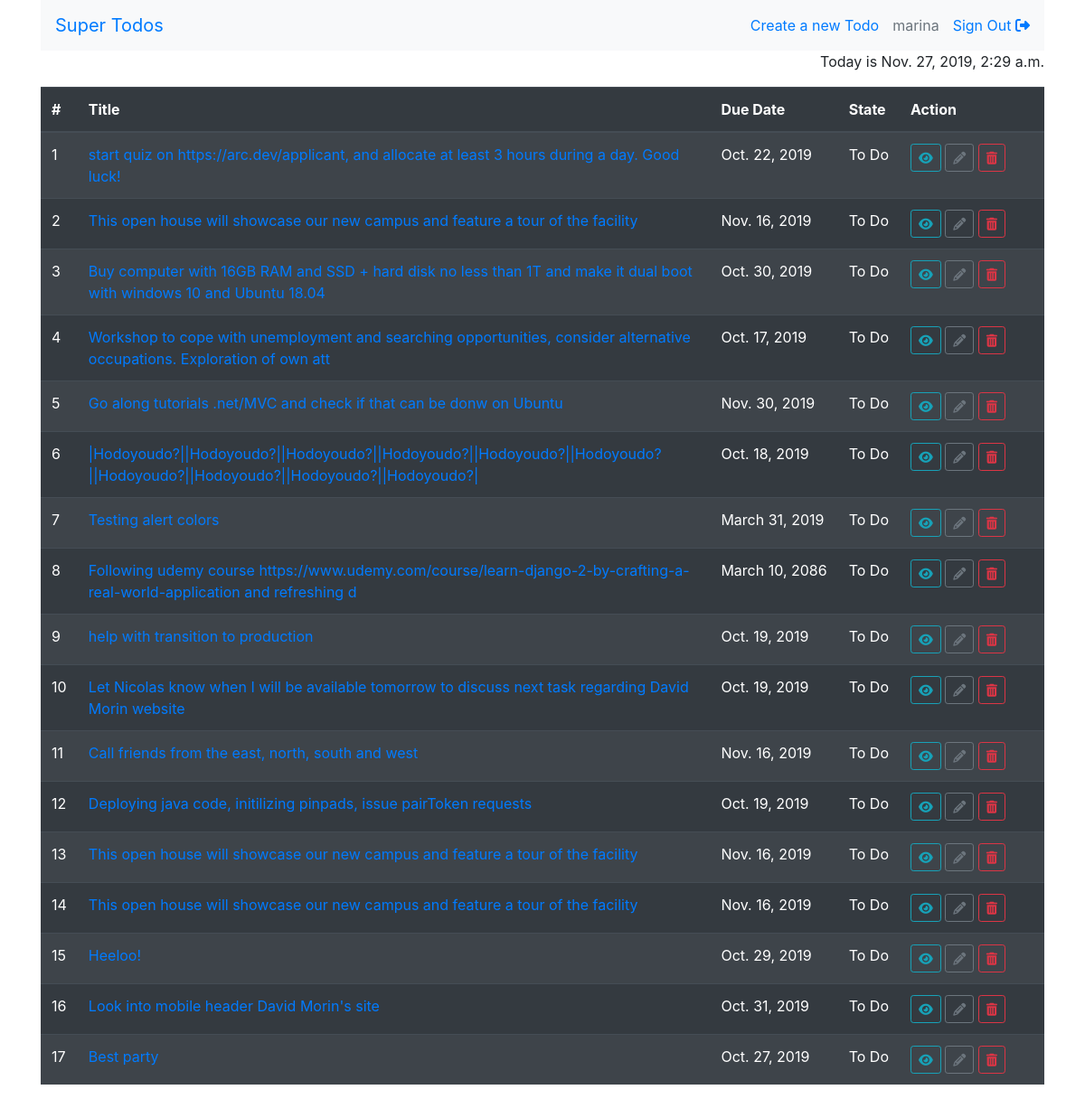
Page / (signed in) on the earlier database version.
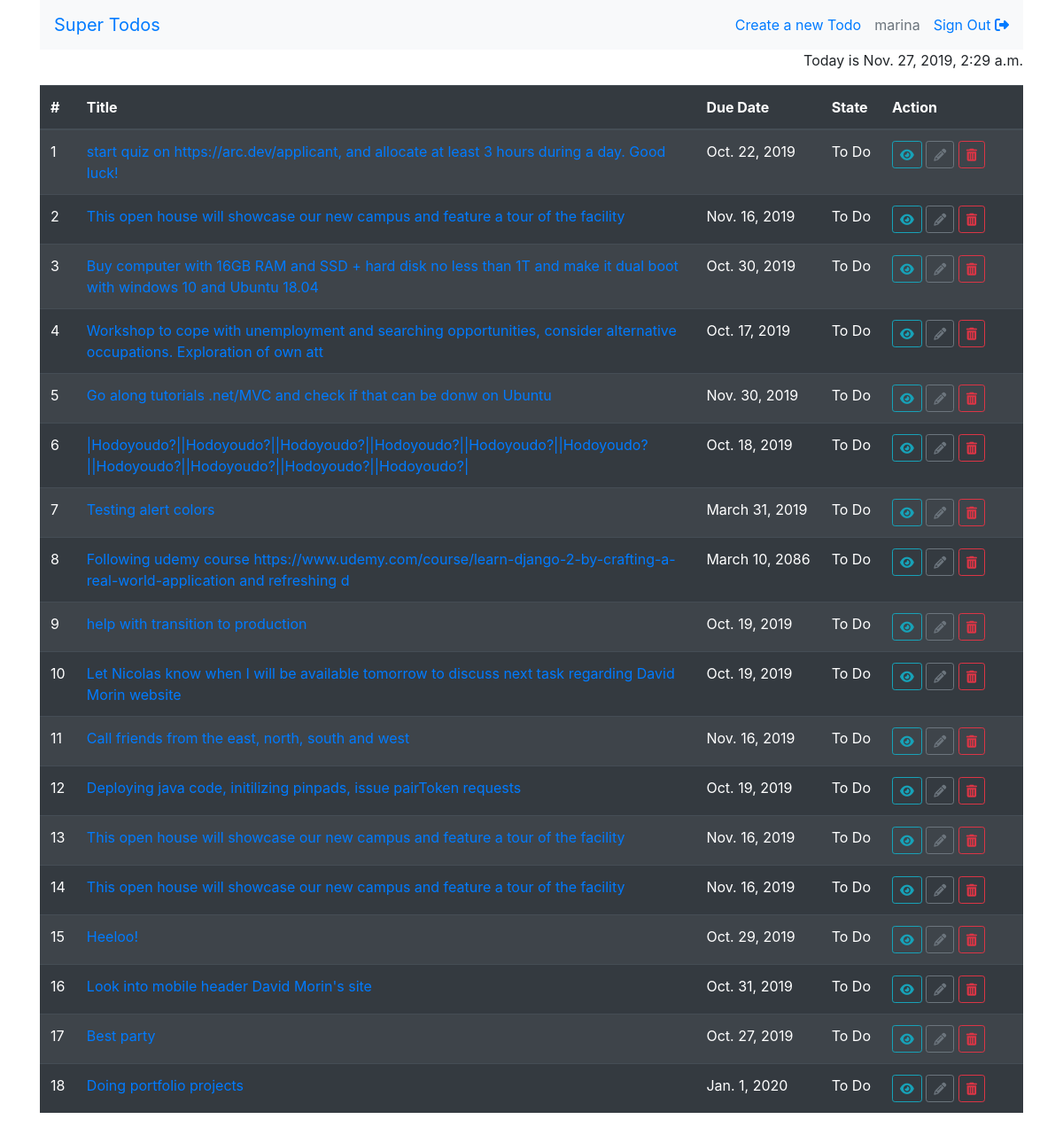
Same page on the later database version.
### main/models.py (models this page shows, shortened)
class Todo(models.Model):
    TODO = 'todo'
    IN_PROGRESS = 'in-progress'
    DONE = 'done'
    STATE_CHOICES = [
        (TODO, 'To Do'),
        (IN_PROGRESS, 'In Progress'),
        (DONE, 'Done')
    ]
    description = models.TextField()
    due_date = models.DateField()
    state = models.CharField(
        max_length=11,
        choices=STATE_CHOICES,
        default=TODO
    )
    def _title(self):
        nl = self.description.find("\n")
        lb = min(120, nl) if nl > -1 else 120
        return self.description[:lb]
    title = property(_title)

### main/views.py (the view)
# urls.py: path('', IndexView.as_view(), name='index'),
class IndexView(LoginRequiredMixin, ListView):
    login_url = '/login/'
    queryset = Todo.objects.all()
    template_name = 'main/index.html'
    context_object_name = 'todos'
    def get_context_data(self, **kwargs):
        ctx = super().get_context_data(**kwargs)
        ctx['today'] =  datetime.now()
        ctx['app_name'] = "Super Todos"
        return ctx

### main/templates/main/index.html (shortened to what this page needs)
{% extends "base.html" %}
{% block main_content %}
  <p class="text-right">Today is {{ today }}</p>
  <table class="table table-striped table-dark table-hover" id="todos-list">
    <thead>
      <tr>
        <th>#</th>
        <th scope="col">Title</th>
        <th scope="col">Due Date</th>
        <th scope="col">State</th>
        <th>Action</th>
      </tr>
    </thead>
    <tbody>
      {% for todo in todos %}
      <tr>
        <td>{{ forloop.counter }}</td>
        <td><a href="{% url 'todo_update' pk=todo.pk %}">{{ todo.title }}</a></td>
        <td>{{ todo.due_date }}</td>
        <td>{{ todo.get_state_display }}</td>
        <td class="action-col">
          <a class="btn btn-outline-info btn-sm"
             href="{% url 'todo_detail' pk=todo.pk %}" title="Show"><i class="fas fa-eye"></i></a>
          <a class="btn btn-outline-secondary btn-sm"
             href="{% url 'todo_update' pk=todo.pk %}" title="Edit"><i class="fas fa-pencil-alt"></i></a>
          <a class="btn btn-outline-danger btn-sm"
             href="{% url 'todo_delete' pk=todo.pk %}" title="Delete"><i class="fas fa-trash-alt"></i></a>
        </td>
      </tr>
      {% empty %}
      <tr>
        <td colspan="5">Sorry no TODO tasks are available yet.</td>
      </tr>
      {% endfor %}
    </tbody>
  </table>
{% endblock %}

Differences in the rows shown:
added Todo: title "Doing portfolio projects", due_date "Jan. 1, 2020", state "To Do"
